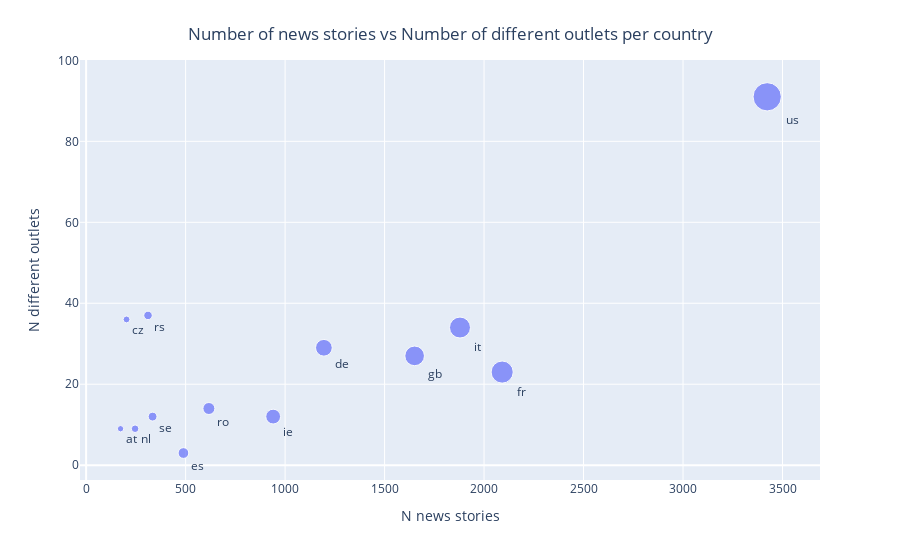

The code cell stored with this chart in its notebook:
### Code cell
fig = px.scatter(dfp, x="n_news", y="n_outlets", 
                 size='n_news', text='country')
fig.update_traces(textposition="bottom right")
fig.update_layout(
            title={
            'text': 'Number of news stories vs Number of different outlets per country' ,
            'y':0.95,
            'x':0.5,
            'xanchor': 'center',
            'yanchor': 'top'},
            yaxis_title="N different outlets",
            xaxis_title="N news stories" )
fig.update_xaxes(tickangle=0)

fig.show()

### Figure 1 — Plotly figure (JSON) as saved in the notebook; plotly's stock layout.template omitted (floating-point values rounded to 4 significant figures)
{"data": [{"hovertemplate": "n_news=%{marker.size}<br>n_outlets=%{y}<br>country=%{text}<extra></extra>", "legendgroup": "", "marker": {"color": "#636efa", "size": [173, 203, 1195, 489, 2091, 1651, 940, 1879, 246, 617, 311, 334, 3423], "sizemode": "area", "sizeref": 8.557, "symbol": "circle"}, "mode": "markers+text", "name": "", "orientation": "v", "showlegend": false, "text": ["at", "cz", "de", "es", "fr", "gb", "ie", "it", "nl", "ro", "rs", "se", "us"], "textposition": "bottom right", "type": "scatter", "x": [173, 203, 1195, 489, 2091, 1651, 940, 1879, 246, 617, 311, 334, 3423], "xaxis": "x", "y": [9, 36, 29, 3, 23, 27, 12, 34, 9, 14, 37, 12, 91], "yaxis": "y"}], "layout": {"legend": {"itemsizing": "constant", "tracegroupgap": 0}, "margin": {"t": 60}, "title": {"text": "Number of news stories vs Number of different outlets per country", "x": 0.5, "xanchor": "center", "y": 0.95, "yanchor": "top"}, "xaxis": {"anchor": "y", "domain": [0, 1], "tickangle": 0, "title": {"text": "N news stories"}}, "yaxis": {"anchor": "x", "domain": [0, 1], "title": {"text": "N different outlets"}}}}
